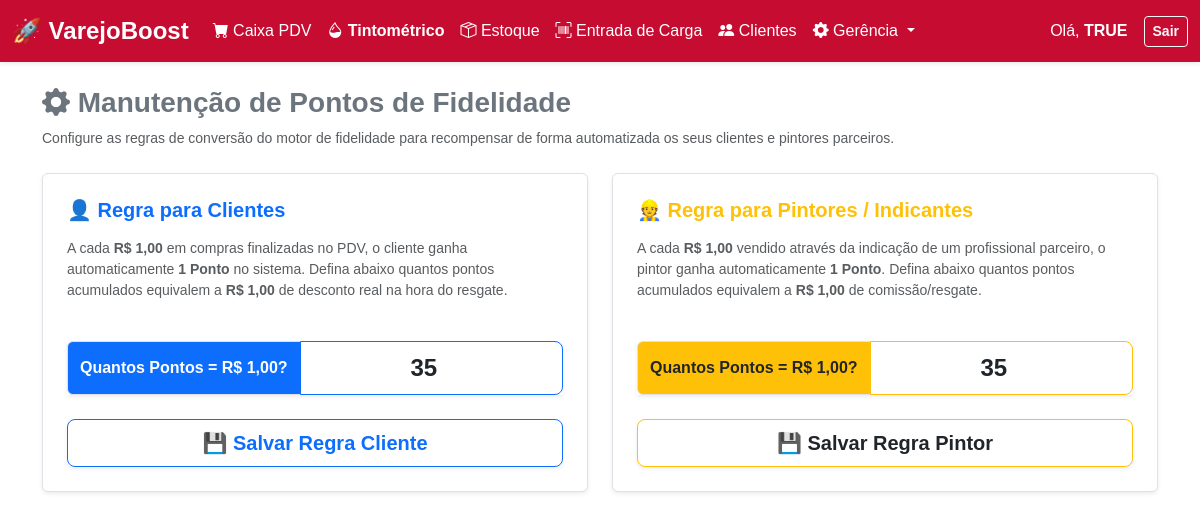
Page /gerencia/pontos/ (signed in) on the earlier database version.
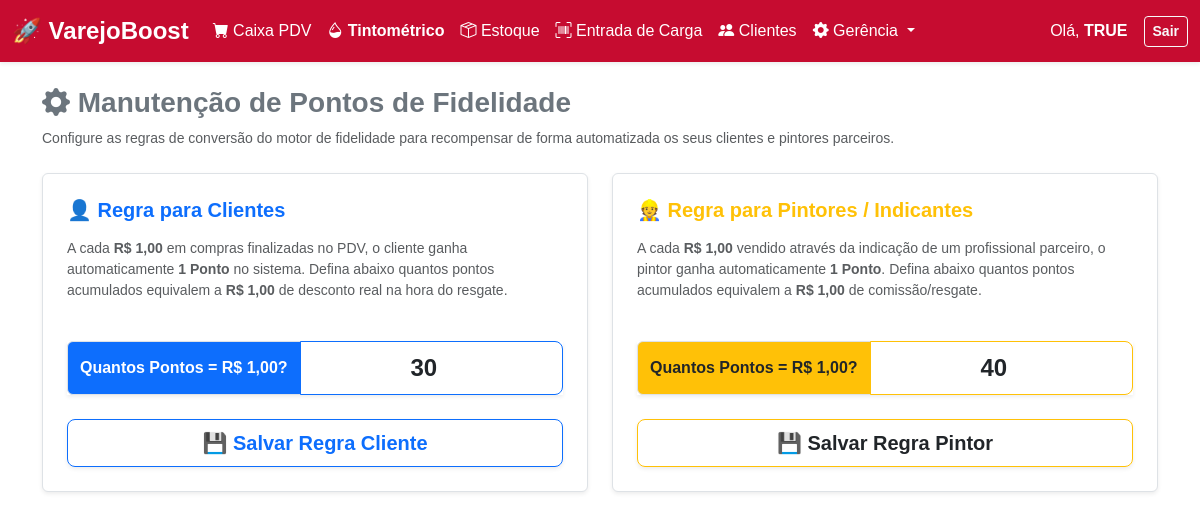
Same page on the later database version.
### inventario/models.py (models this page shows, shortened)
class ConfiguracaoPontos(models.Model):
    TIPO_CHOICES = [
        ('CLIENTE', 'Cliente Regular'),
        ('PINTOR', 'Pintor / Indicante'),
    ]
    tipo_usuario = models.CharField(max_length=20, choices=TIPO_CHOICES, unique=True)
    pontos_por_real = models.IntegerField(default=1)
    pontos_necessarios_resgate = models.IntegerField(default=30)
    valor_resgate_reais = models.DecimalField(max_digits=10, decimal_places=2, default=1.00)

### inventario/views/fidelidade.py (the view)
# urls.py: path('gerencia/pontos/', fidelidade.tela_manutencao_pontos, name='tela_manutencao_pontos'),
def tela_manutencao_pontos(request):
    if 'usuario_logado' not in request.session:
        return redirect('login')
    return render(request, 'inventario/manutencao_pontos.html', {
        'conf_cliente': ConfiguracaoPontos.objects.filter(tipo_usuario='CLIENTE').first(),
        'conf_pintor': ConfiguracaoPontos.objects.filter(tipo_usuario='PINTOR').first()
    })

### inventario/templates/inventario/manutencao_pontos.html (shortened to what this page needs)
{% extends 'inventario/base.html' %}
{% block content %}
<div class="mb-4">
    <h3 class="fw-bold text-secondary"><i class="bi bi-gear-fill"></i> Manutenção de Pontos de Fidelidade</h3>
    <p class="text-muted small">Configure as regras de conversão do motor de fidelidade para recompensar de forma automatizada os seus clientes e pintores parceiros.</p>
</div>
<div class="row g-4">
    <div class="col-md-6">
        <div class="card shadow-sm border-0 h-100">
            <div class="card-body d-flex flex-column justify-content-between p-4">
                <div>
                    <h5 class="card-title fw-bold text-primary mb-3">
                        👤 Regra para Clientes
                    </h5>
                    <p class="text-muted small lh-base">
                        A cada <b>R$ 1,00</b> em compras finalizadas no PDV, o cliente ganha automaticamente <b>1 Ponto</b> no sistema. Defina abaixo quantos pontos acumulados equivalem a <b>R$ 1,00</b> de desconto real na hora do resgate.
                    </p>
                </div>
                <form method="POST" action="{% url 'salvar_configuracao_pontos' %}" class="mt-4">
                    <div class="input-group mb-4 shadow-sm">
                        <span class="input-group-text bg-primary text-white fw-bold w-70">Quantos Pontos = R$ 1,00?</span>
                        <input type="number" name="pontos_necessarios_resgate" class="form-control form-control-lg text-center fw-bold fs-4 border-primary" value="{{ conf_cliente.pontos_necessarios_resgate }}" min="1" required>
                    </div>
                    <button type="submit" class="btn btn-outline-primary btn-lg w-100 fw-bold shadow-sm">
                        💾 Salvar Regra Cliente
                    </button>
                </form>
            </div>
        </div>
    </div>
    <div class="col-md-6">
        <div class="card shadow-sm border-0 h-100">
            <div class="card-body d-flex flex-column justify-content-between p-4">
                <div>
                    <h5 class="card-title fw-bold text-warning mb-3">
                        👷 Regra para Pintores / Indicantes
                    </h5>
                    <p class="text-muted small lh-base">
                        A cada <b>R$ 1,00</b> vendido através da indicação de um profissional parceiro, o pintor ganha automaticamente <b>1 Ponto</b>. Defina abaixo quantos pontos acumulados equivalem a <b>R$ 1,00</b> de comissão/resgate.
                    </p>
                </div>
                <form method="POST" action="{% url 'salvar_configuracao_pontos' %}" class="mt-4">
                    <div class="input-group mb-4 shadow-sm">
                        <span class="input-group-text bg-warning text-dark fw-bold w-70">Quantos Pontos = R$ 1,00?</span>
                        <input type="number" name="pontos_necessarios_resgate" class="form-control form-control-lg text-center fw-bold fs-4 border-warning" value="{{ conf_pintor.pontos_necessarios_resgate }}" min="1" required>
                    </div>
                    <button type="submit" class="btn btn-outline-warning btn-lg w-100 text-dark fw-bold shadow-sm">
                        💾 Salvar Regra Pintor
                    </button>
                </form>
            </div>
        </div>
    </div>
</div>
{% endblock %}

Differences in the rows shown:
changed ConfiguracaoPontos (number 1 of 2 on the later page): pontos_necessarios_resgate "35" → "30"
changed ConfiguracaoPontos (number 2 of 2 on the later page): pontos_necessarios_resgate "35" → "40"
